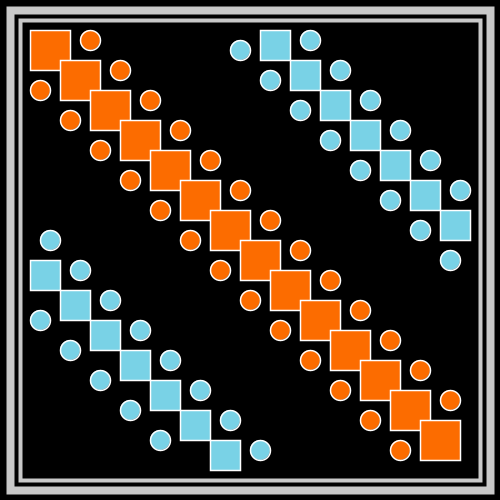
Frame 1 (no input)
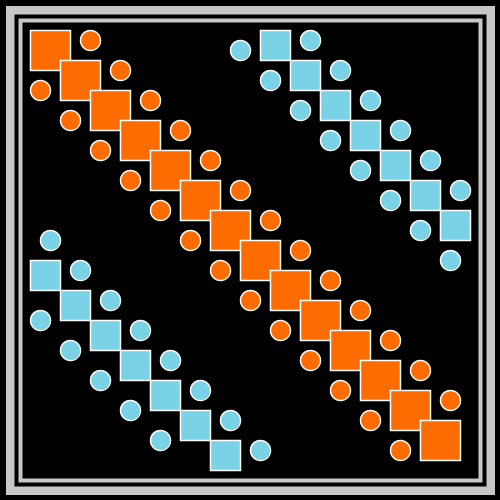
Frame 60 (the mouse pressed at the canvas centre just before this capture)
Frame 120 (the mouse held since frame 60 and released just before this capture): identical to frame 60, image omitted

The Processing sketch that drew these frames (run headless with seeded random() and noise(); from frame 60 on, the mouse is pressed at the canvas centre):

// Processing sketch: September22
// ── September22.pde
void setup(){
 size(500,500);
 background (0);
}

void draw(){
  backgroundFrame();
  pattern1();
  pattern2();
  pattern3();
}

void backgroundFrame(){
  fill(0); stroke(200); strokeWeight(8);
  rect(10,10,480,480);
  fill(0); stroke(200); strokeWeight(4);
  rect(20,20, 460,460);
}

void pattern1(){
  
  fill(252,108,0); strokeWeight(1.5); stroke(255);
  
   for (int i = 30; i<450; i+=30) {
    rect(i, i, 40, 40);
  }
   for (int i=90; i<460; i+=30) {
    ellipse(i-50, i, 20, 20);
  }
  for (int i = 90; i<460; i+=30) {
    ellipse(i, i-50, 20, 20);
  }
}

void pattern2(){
  fill(121,210,230); stroke(255);
     for (int i = 30; i<220; i+=30) {
    rect(i, i+230, 30, 30);
  }
   for (int i=240; i<460; i+=30) {
    ellipse(i-190, i, 20, 20);
  }
  for (int i = 320; i<470; i+=30) {
    ellipse(i-280, i, 20, 20);
  }
}

void pattern3(){
   for (int i = 260; i<460; i+=30) {
    rect(i, i-230, 30, 30);
  }
   for (int i=240; i<460; i+=30) {
    ellipse(i, i-190, 20, 20);
  }
  for (int i = 310; i<470; i+=30) {
    ellipse(i, i-270, 20, 20);
  }
}
